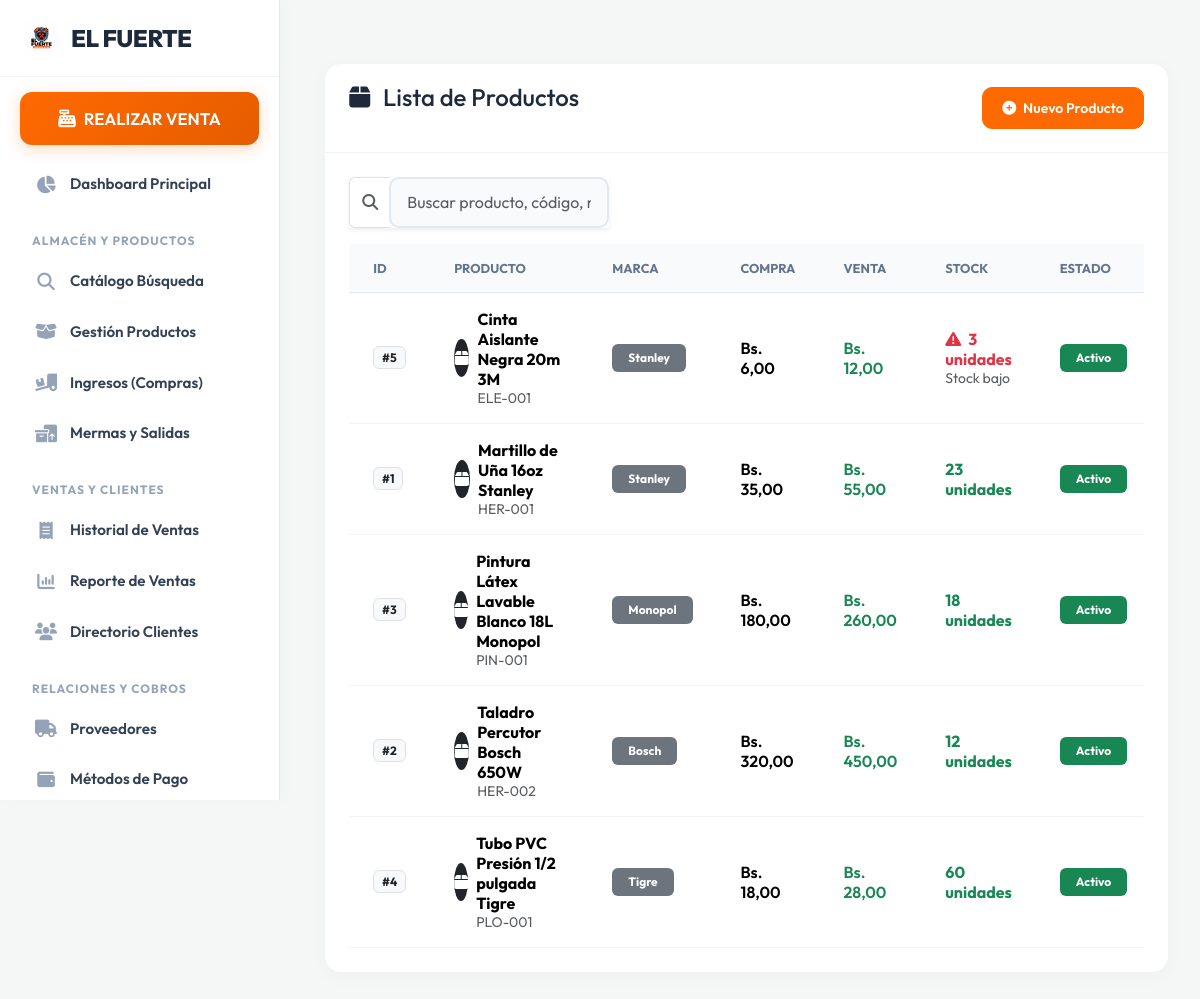
The app's page /productos/gestion/ (signed in) with its own data.
### producto/models.py (models this page shows, shortened)
class Producto(models.Model):
    codigo = models.CharField(
        max_length=50,
        unique=True,
        validators=[MaxLengthValidator(50)],
    )
    nombre = models.CharField(
        max_length=150,
        validators=[MaxLengthValidator(150)],
    )
    descripcion = models.TextField(blank=True, null=True)
    precio_compra = models.DecimalField(
        max_digits=10,
        decimal_places=2,
        validators=[MinValueValidator(Decimal("0.00"))],
    )
    precio_venta = models.DecimalField(
        max_digits=10,
        decimal_places=2,
        validators=[MinValueValidator(Decimal("0.00"))],
    )
    stock_actual = models.IntegerField(
        default=0,
        validators=[MinValueValidator(0)],
    )
    stock_minimo = models.IntegerField(
        default=5,
        validators=[MinValueValidator(0)],
    )
    categoria = models.ForeignKey(
        Categoria,
        on_delete=models.RESTRICT,
    )
    marca = models.ForeignKey(
        Marca,
        on_delete=models.RESTRICT,
        null=True,
        blank=True,
    )
    proveedor = models.ForeignKey(
        Proveedor,
        on_delete=models.RESTRICT,
    )
    activo = models.BooleanField(default=True)
    class Meta:
        verbose_name = "producto"
        verbose_name_plural = "productos"
        ordering = ["nombre"]
        indexes = [
            models.Index(fields=["codigo"]),
            models.Index(fields=["nombre"]),
            models.Index(fields=["activo"]),
            models.Index(fields=["categoria"]),
            models.Index(fields=["proveedor"]),
        ]
        constraints = [
            models.CheckConstraint(
                condition=Q(precio_compra__gte=0),
                name="producto_precio_compra_no_negativo",
            ),
            models.CheckConstraint(
                condition=Q(precio_venta__gte=0),
                name="producto_precio_venta_no_negativo",
            ),
            models.CheckConstraint(
                condition=Q(precio_venta__gte=F("precio_compra")),
                name="producto_precio_venta_mayor_igual_compra",
            ),
            models.CheckConstraint(
                condition=Q(stock_actual__gte=0),
                name="producto_stock_actual_no_negativo",
            ),
            models.CheckConstraint(
                condition=Q(stock_minimo__gte=0),
                name="producto_stock_minimo_no_negativo",
            ),
        ]

class Marca(models.Model):
    nombre = models.CharField(
        max_length=100,
        validators=[MaxLengthValidator(100)],
    )
    descripcion = models.TextField(blank=True, null=True)
    class Meta:
        verbose_name = "marca"
        verbose_name_plural = "marcas"
        ordering = ["nombre"]
        constraints = [
            models.UniqueConstraint(
                Lower("nombre"),
                name="marca_nombre_unico_ci",
            ),
        ]

### producto/views.py (the view)
# urls.py: path('productos/gestion/', views.lista_productos, name='lista_productos'),
@requiere_permiso("view_producto")
def lista_productos(request):
    productos = Producto.objects.select_related(
        "categoria",
        "marca",
        "proveedor",
    ).all().order_by("nombre")
    return render(request, "lista_productos.html", {"productos": productos})

### administracion/context_processors.py (called while the page is built, shortened)
def permisos_usuario(request):
    if request.user.is_authenticated:
        if request.user.is_superuser:
            from django.contrib.auth.models import Permission
            todos_los_permisos = Permission.objects.exclude(
                content_type__app_label__in=['admin', 'auth', 'contenttypes', 'sessions']
            ).values_list('codename', flat=True)
            return {'perms_ferreteria': list(todos_los_permisos)}
    return {'perms_ferreteria': []}

### templates/lista_productos.html (shortened to what this page needs)
{% extends 'base.html' %}
{% block contenido %}
<div class="container-fluid px-0">
    <div class="card shadow border-0 rounded-4">
        <div class="card-header bg-dark text-white d-flex justify-content-between align-items-center flex-wrap gap-2 py-3 rounded-top-4">
            <div>
                <h4 class="mb-0">
                    <i class="fa-solid fa-box me-2"></i>
                    Lista de Productos
                </h4>
                <small class="text-white-50">Gestión de productos, precios, stock y estado</small>
            </div>
            {% if 'add_producto' in perms_ferreteria or request.user.is_superuser %}
                <a href="{% url 'nuevo_producto' %}" class="btn btn-primary btn-sm">
                    <i class="fa-solid fa-circle-plus me-1"></i>
                    Nuevo Producto
                </a>
            {% endif %}
        </div>
        <div class="card-body p-4">
            <div class="row g-2 mb-3">
                <div class="col-12 col-md-6 col-lg-4">
                    <div class="input-group shadow-sm">
                        <span class="input-group-text bg-white text-muted border-end-0">
                            <i class="fa-solid fa-magnifying-glass"></i>
                        </span>
                        <input type="text" id="buscadorTabla" class="form-control border-start-0" placeholder="Buscar producto, código, marca o estado...">
                    </div>
                </div>
            </div>
            <div class="table-responsive">
                <table class="table table-hover align-middle mb-0" id="tablaProductos">
                    <thead class="table-light">
                        <tr>
                            <th style="width: 90px;">ID</th>
                            <th>Producto</th>
                            <th>Marca</th>
                            <th>Compra</th>
                            <th>Venta</th>
                            <th>Stock</th>
                            <th>Estado</th>
                        </tr>
                    </thead>
                    <tbody>
                        {% for producto in productos %}
                            <tr class="{% if not producto.activo %}table-secondary text-muted{% endif %}">
                                <td>
                                    <span class="badge bg-light text-dark border">#{{ producto.id }}</span>
                                </td>
                                <td>
                                    <div class="d-flex align-items-center gap-2">
                                        <div class="rounded-circle bg-dark text-white d-flex align-items-center justify-content-center" style="width: 38px; height: 38px;">
                                            <i class="fa-solid fa-box"></i>
                                        </div>
                                        <div>
                                            <div class="fw-bold">{{ producto.nombre }}</div>
                                            <small class="text-muted">{{ producto.codigo }}</small>
                                        </div>
                                    </div>
                                </td>
                                <td>
                                    {% if producto.marca %}
                                        <span class="badge bg-secondary px-3 py-2">{{ producto.marca.nombre }}</span>
                                    {% else %}
                                        <span class="badge bg-light text-dark border px-3 py-2">Sin marca</span>
                                    {% endif %}
                                </td>
                                <td>
                                    <span class="fw-semibold">Bs. {{ producto.precio_compra }}</span>
                                </td>
                                <td>
                                    <span class="fw-semibold text-success">Bs. {{ producto.precio_venta }}</span>
                                </td>
                                <td>
                                    {% if producto.stock_actual <= producto.stock_minimo and producto.activo %}
                                        <span class="text-danger fw-bold">
                                            <i class="fa-solid fa-triangle-exclamation me-1"></i>
                                            {{ producto.stock_actual }} unidades
                                        </span>
                                        <small class="d-block text-muted">Stock bajo</small>
                                    {% else %}
                                        <span class="text-success fw-bold">{{ producto.stock_actual }} unidades</span>
                                    {% endif %}
                                </td>
                                <td>
                                    {% if producto.activo %}
                                        <span class="badge bg-success px-3 py-2">Activo</span>
                                    {% else %}
                                        <span class="badge bg-danger px-3 py-2">Inactivo</span>
                                    {% endif %}
                                </td>
                            </tr>
                        {% endfor %}
                    </tbody>
                </table>
            </div>
        </div>
    </div>
</div>
{% endblock %}

### templates/base.html (style rules this page uses)
:root { --primary: #ff6a00; --primary-dark: #e65c00; --secondary: #1e293b; --bg-color: #f4f7f6; --sidebar-bg: #ffffff; --card-bg: #ffffff; --text-main: #334155; --sidebar-width: 280px; }
body { font-family: 'Outfit', sans-serif; background-color: var(--bg-color); color: var(--text-main); margin: 0; display: flex; min-height: 100vh; }
.container, .container-fluid { padding: 2rem; max-width: 1400px; }
.card { background: var(--card-bg); border: none !important; border-radius: 16px !important; box-shadow: 0 4px 20px rgba(0,0,0,0.03) !important; margin-bottom: 2rem; }
.card-header { background: transparent !important; border-bottom: 1px solid #f1f5f9 !important; padding: 1.2rem 1.5rem !important; font-weight: 700 !important; color: var(--secondary) !important; }
.table { margin-bottom: 0; }
.table thead th { border: none; background: #f8fafc; color: #64748b; font-weight: 700; font-size: 0.8rem; text-transform: uppercase; padding: 1rem 1.5rem; border-bottom: 1px solid #e2e8f0; }
.table tbody td { border-bottom: 1px solid #f1f5f9; padding: 1rem 1.5rem; vertical-align: middle; }
.btn { border-radius: 10px !important; font-weight: 600 !important; padding: 0.6rem 1.2rem !important; }
.btn-primary { background-color: var(--primary) !important; border-color: var(--primary) !important; }
.form-control, .form-select { border-radius: 10px !important; border: 2px solid #e2e8f0 !important; padding: 0.7rem 1rem !important; background: #f8fafc !important; color: var(--secondary) !important; }

### records on screen
Producto: id "5", nombre "Cinta Aislante Negra 20m 3M", codigo "ELE-001", marca.nombre "Stanley", precio_compra "6,00", precio_venta "12,00", stock_actual "3", activo "Activo"
Producto: id "1", nombre "Martillo de Uña 16oz Stanley", codigo "HER-001", marca.nombre "Stanley", precio_compra "35,00", precio_venta "55,00", stock_actual "23", activo "Activo"
Producto: id "3", nombre "Pintura Látex Lavable Blanco 18L Monopol", codigo "PIN-001", marca.nombre "Monopol", precio_compra "180,00", precio_venta "260,00", stock_actual "18", activo "Activo"
Producto: id "2", nombre "Taladro Percutor Bosch 650W", codigo "HER-002", marca.nombre "Bosch", precio_compra "320,00", precio_venta "450,00", stock_actual "12", activo "Activo"
Producto: id "4", nombre "Tubo PVC Presión 1/2 pulgada Tigre", codigo "PLO-001", marca.nombre "Tigre", precio_compra "18,00", precio_venta "28,00", stock_actual "60", activo "Activo"
